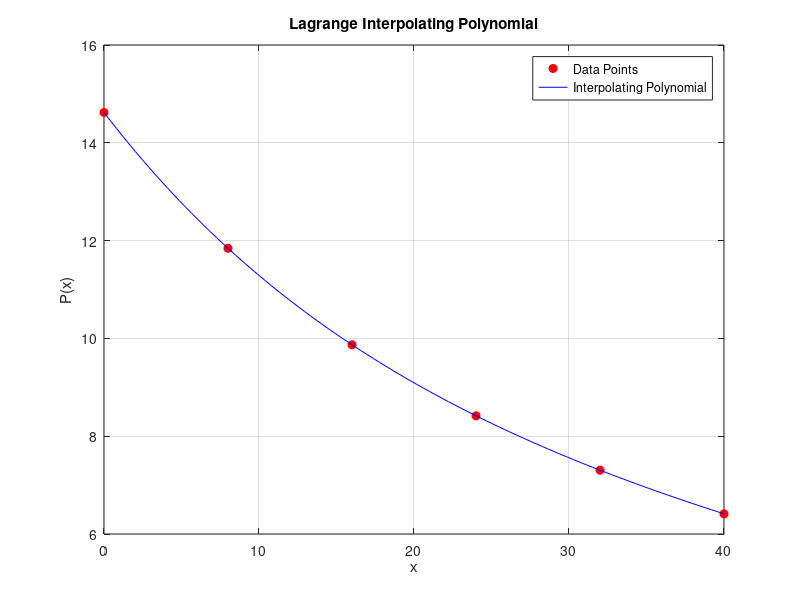

MATLAB code to generate this figure:
% Given data points
x = [0, 8, 16, 24, 32, 40];
y = [14.621, 11.843, 9.870, 8.418, 7.305, 6.413];

% Initialize the Lagrange fundamentals array
l = zeros(length(x), length(x));

% Loop through each i to calculate Lagrange basis polynomials
for i = 1:length(x)
    % Initialize the Lagrange polynomial to 1
    li = ones(1, length(x));
    
    for j = 1:length(x)
        if j ~= i
            % Compute the terms of the Lagrange polynomial
            li = li .* ((x - x(j)) / (x(i) - x(j)));
        end
    end
    l(i,:) = li;  % Store the Lagrange polynomial for each i
end

% Initialize the Lagrange interpolating polynomial
P = zeros(1, length(x));

% Calculate the Lagrange interpolating polynomial
for i = 1:length(x)
    P = P + y(i) * l(i,:);  % Combine the Lagrange basis with y values
end

% Display the Lagrange interpolating polynomial coefficients
disp('Lagrange Interpolating Polynomial Coefficients:');
disp(P);

% Points to evaluate
points_to_evaluate = [15, 27,0, 8, 16, 24, 32, 40];
interpolated_values = zeros(size(points_to_evaluate));

% Evaluate the interpolating polynomial at specified points
for k = 1:length(points_to_evaluate)
    x_eval = points_to_evaluate(k);
    term_sum = 0;  % Initialize sum for the polynomial value
    
    for i = 1:length(x)
        % Calculate each term of the Lagrange polynomial at x_eval
        term = y(i);  % Start with the y value
        for j = 1:length(x)
            if j ~= i
                term = term * (x_eval - x(j)) / (x(i) - x(j));  % Build the term
            end
        end
        term_sum = term_sum + term;  % Add the term to the sum
    end
    
    interpolated_values(k) = term_sum;  % Store the interpolated value
end

% Display the interpolated values
for k = 1:length(points_to_evaluate)
    fprintf('Interpolated value at x = %d: %f\n', points_to_evaluate(k), interpolated_values(k));
end

% Optional: Plotting the original points and the interpolating polynomial
xx = linspace(min(x), max(x), 100);  % Fine grid for plotting
yy = zeros(size(xx));  % Initialize interpolated values

% Evaluate the interpolating polynomial at the grid points
for i = 1:length(x)
    % Calculate each term of the Lagrange polynomial at xx
    term = y(i);  % Start with the y value
    for j = 1:length(x)
        if j ~= i
            term = term .* (xx - x(j)) / (x(i) - x(j));  % Build the term using element-wise multiplication
        end
    end
    yy = yy + term;  % Add the term to the interpolated values
end

% Plot the results
figure;
plot(x, y, 'ro', 'MarkerFaceColor', 'r');  % Original points
hold on;
plot(xx, yy, 'b-');  % Interpolated polynomial
xlabel('x');
ylabel('P(x)');
title('Lagrange Interpolating Polynomial');
legend('Data Points', 'Interpolating Polynomial');
grid on;
